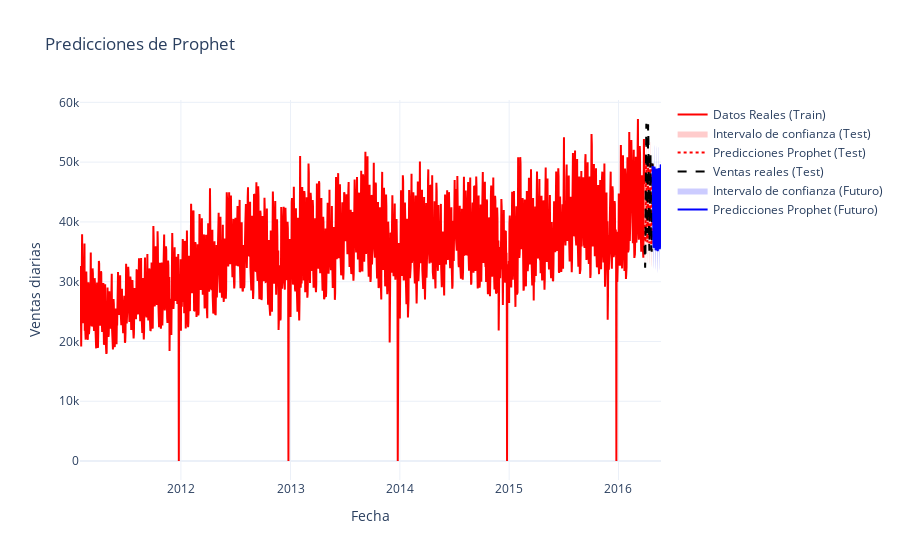

Write notebook code for a chart like this one.
### Markdown cell above
### <h4 style='background:#b4b4b4; border:0; border-radius: 10px; color:black'><center>1.3.5 PREDICCIONES A FUTURO</center></h4>

### Code cell
# Obtener la última fecha en el conjunto de prueba
last_test_date = test_prophet["ds"].max()

# Crear un nuevo dataframe con 28 días después del test, asegurando continuidad
future_dates = pd.date_range(start=last_test_date, periods=29, freq="D")  # 29 en vez de 28 para unir con test
future_df = pd.DataFrame({"ds": future_dates})

# Hacer la predicción para el test + 28 días futuros
forecast_future = model_pr_events.predict(future_df)

# Concatenar las predicciones del test y la predicción futura en un solo DataFrame
full_forecast = pd.concat([results, forecast_future], ignore_index=True)

# Crear la figura con Plotly
fig = go.Figure()

# Agregar los datos de TRAIN en ROJO (línea sólida)
fig.add_trace(go.Scatter(
    x=train_prophet["ds"],
    y=train_prophet["y"],
    mode="lines",
    name="Datos Reales (Train)",
    line=dict(color="red")
))
# Agregar el intervalo de confianza en el TEST (banda roja)
fig.add_trace(go.Scatter(
    x=results["ds"].tolist() + results["ds"].tolist()[::-1],
    y=results["yhat_upper"].tolist() + results["yhat_lower"].tolist()[::-1],
    fill="toself",
    fillcolor="rgba(255, 0, 0, 0.2)",
    line=dict(color="rgba(255, 0, 0, 0)"),
    name="Intervalo de confianza (Test)"
))
# Agregar las predicciones del TEST en ROJO
fig.add_trace(go.Scatter(
    x=results["ds"],
    y=results["yhat"],
    mode="lines",
    name="Predicciones Prophet (Test)",
    line=dict(color="red", dash="dot")
))
# Agregar las ventas reales del TEST (línea negra discontinua)
fig.add_trace(go.Scatter(
    x=results["ds"],
    y=results["y"],
    mode="lines",
    name="Ventas reales (Test)",
    line=dict(color="black", dash="dash")
))
# Agregar el intervalo de confianza en la predicción futura (banda azul)
fig.add_trace(go.Scatter(
    x=forecast_future["ds"].tolist() + forecast_future["ds"].tolist()[::-1],
    y=forecast_future["yhat_upper"].tolist() + forecast_future["yhat_lower"].tolist()[::-1],
    fill="toself",
    fillcolor="rgba(0, 0, 255, 0.2)",
    line=dict(color="rgba(0, 0, 255, 0)"),
    name="Intervalo de confianza (Futuro)"
))
# Agregar las predicciones futuras en AZUL
fig.add_trace(go.Scatter(
    x=forecast_future["ds"],
    y=forecast_future["yhat"],
    mode="lines",
    name="Predicciones Prophet (Futuro)",
    line=dict(color="blue")
))
# Personalizar diseño
fig.update_layout(
    title="Predicciones de Prophet",
    xaxis_title="Fecha",
    yaxis_title="Ventas diarias",
    template="plotly_white"
)
# Mostrar la gráfica interactiva
fig.show()
